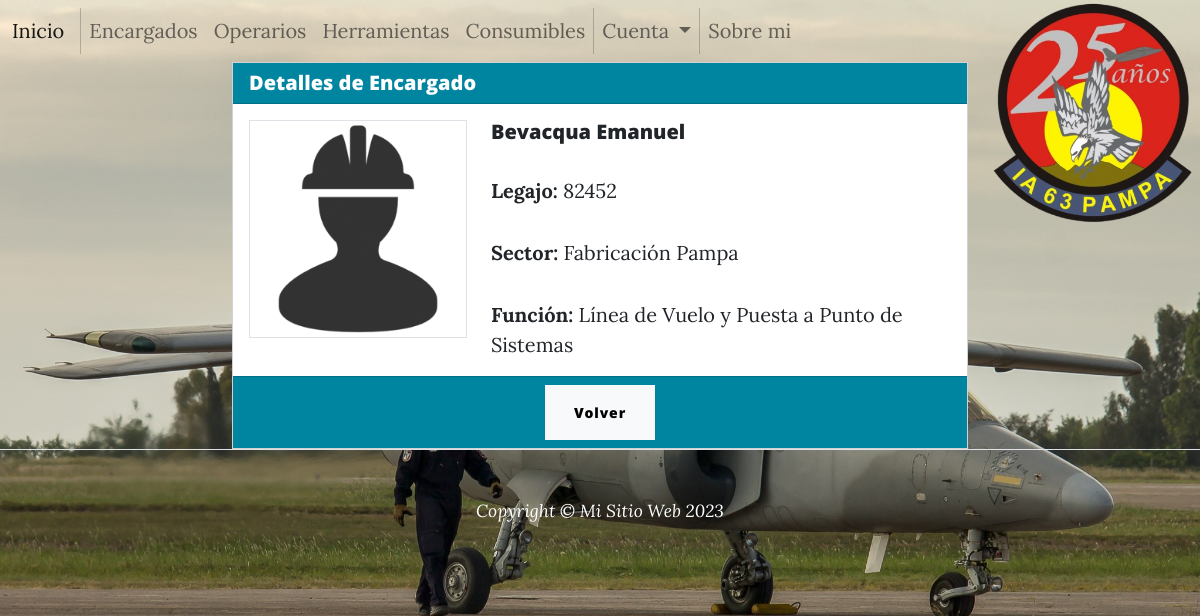
The app's page /detalle_encargado/1/ (signed in) with its own data.
### encargado/models.py (models this page shows, shortened)
class Encargado(models.Model):
    nombre      = models.CharField(max_length=80,blank=True,null=True, default='')
    apellido    = models.CharField(max_length=60)
    legajo      = models.IntegerField()
    sector      = models.CharField(max_length=100)
    funcion     = models.CharField(max_length=100)
    imagen = models.ImageField(blank=True, default="encargado.png", null=True, upload_to="encargados")

### encargado/views.py (the view)
# urls.py: path('detalle_encargado/<int:pk>/', views.EncargadoDetailView.as_view(), name="Detalle-Encargado"),
class EncargadoDetailView(LoginRequiredMixin, DetailView):
    model = Encargado
    template_name = 'encargado/detalle-encargado.html'

### encargado/templates/encargado/detalle-encargado.html (shortened to what this page needs)
{% extends 'base.html' %}
{% load static %}
{% block main %}
    <div class="container">
        <div class="row justify-content-center">
            <div class="col-md-8">
                <div class="card">
                    <div class="card-header bg-primary text-white">
                        <h5 class="mb-0">Detalles de Encargado</h5>
                    </div>
                    <div class="card-body">
                        {% if encargado %}
                            <div class="row">
                                <div class="col-md-4">
                                    {% if encargado.imagen %}
                                        <img src="{{ encargado.imagen.url }}" alt="" class="img-thumbnail">
                                    {% endif %}
                                </div>
                                <div class="col-md-8">
                                    <h5 class="card-title">{{ encargado.apellido }} {{ encargado.nombre }}</h5>
                                    <p class="card-text"><strong>Legajo:</strong> {{ encargado.legajo }}</p>
                                    <p class="card-text"><strong>Sector:</strong> {{ encargado.sector }}</p>
                                    <p class="card-text"><strong>Función:</strong> {{ encargado.funcion }}</p>
                                </div>
                            </div>
                        {% else %}
                            <p class="card-text">No se encontraron datos.</p>
                        {% endif %}
                    </div>
                    <div class="card-footer bg-primary text-white text-center">
                        <a href="{% url 'Listado-Encargado' %}" class="btn btn-light">Volver</a>
                    </div>
                </div>
            </div>
        </div>
    </div>
{% endblock main %}

### records on screen
Encargado: imagen (picture), apellido "Bevacqua", nombre "Emanuel", legajo "82452", sector "Fabricación Pampa", funcion "Línea de Vuelo y Puesta a Punto de Sistemas"
